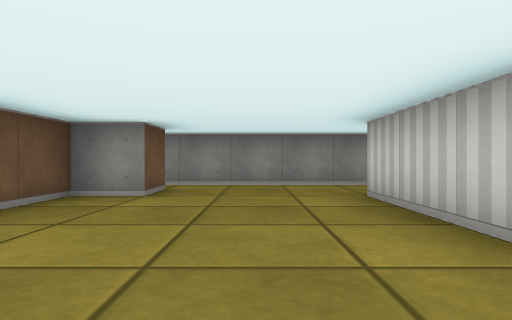
[1] (above)

12 first-person views from a walk through a cub3D ray-caster map. The camera is about half as high as the walls, looks level and sees 75° across. The floor is counted in squares. Each view is taken from the middle of a square. On the plan, view 1 faces up. The plan holds only what a view shows up to about 9 squares ahead; the rest is blank.

[2]
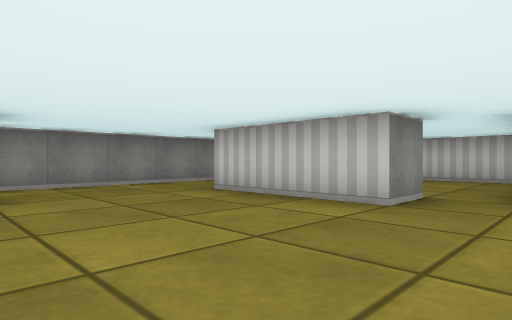

[3]
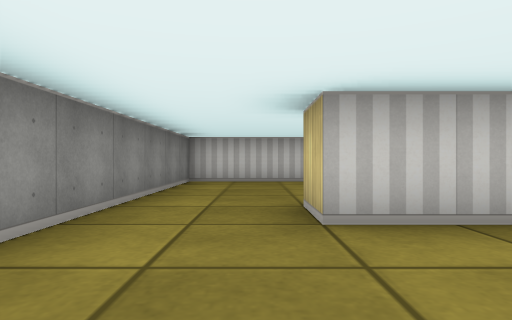

[4]
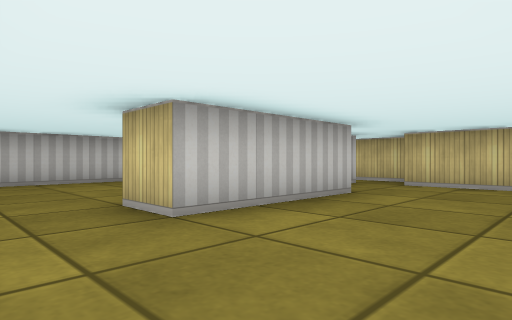

[5]
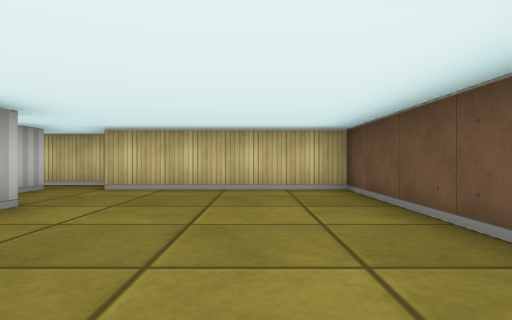

[6]
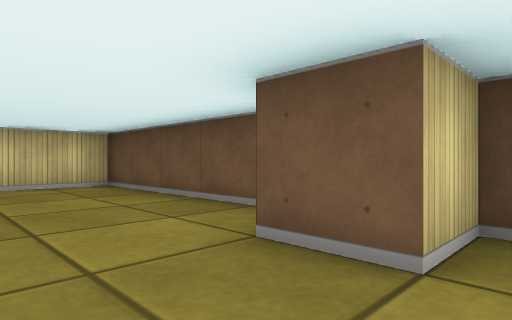

[7]
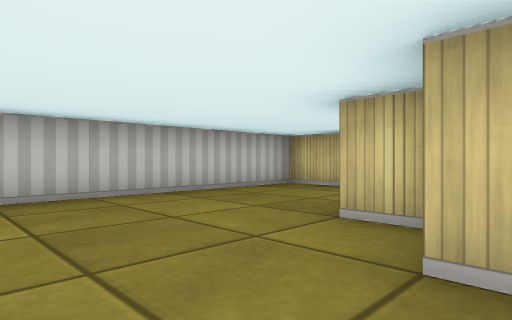

[8]
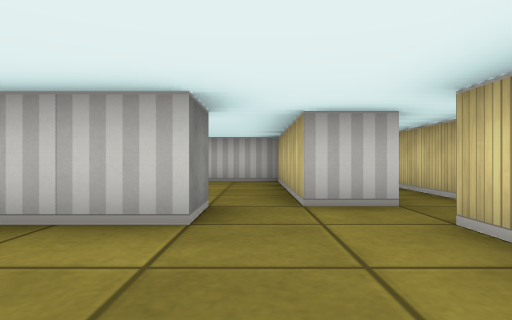

[9]
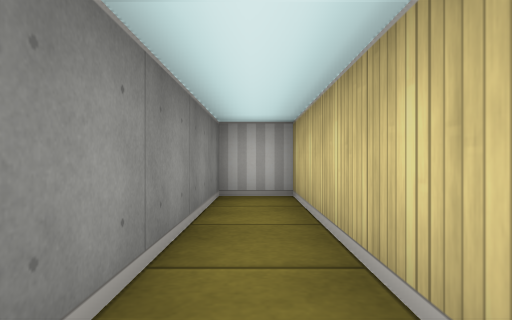

[10]
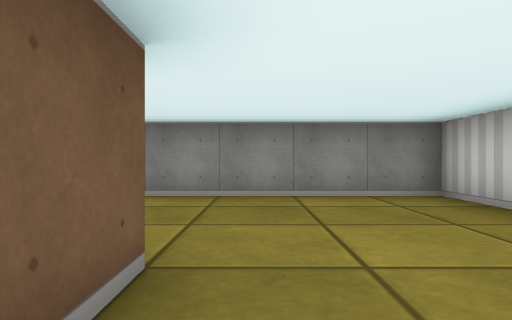

[11]
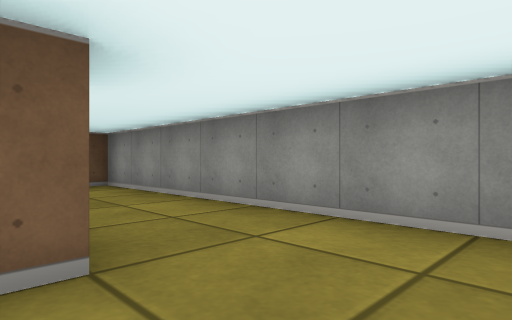

[12]
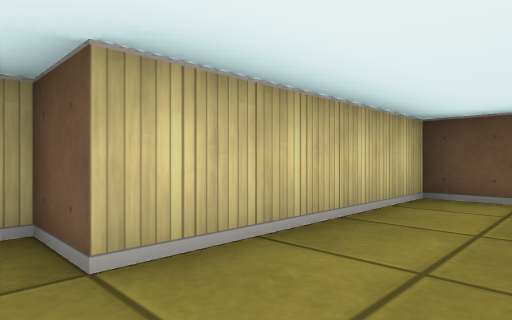

### Floor plan
Points are (right, up) in squares from view 1. A wall is a line through its corners. A room is listed if a view was taken in it or the views show most of it. See-through windows are left out.
Room 1 (views 1, 2, 3, 4, 5, 6, 8, 12)
walls: (2.5, 1.5) (1.5, 1.5) (1.5, 4.5); (1.5, 6.5) (-2.5, 6.5) (-2.5, 5.5) (-1.5, 5.5) (-1.5, 4.5) (-2.5, 4.5) (-2.5, -0.5) (1.5, -0.5)
ways out: opening at (1, 5.5) to room 2; opening at (2, 1) to room 2; opening at (2, 0) to room 3
Room 2 (views 7, 10, 11)
walls: (2.8, 3.5) (3.5, 3.5) (3.5, 2.6); (1.5, 4.5) (2.5, 4.5) (2.5, 4.1); (2.5, 0.5) (6.5, 0.5) (6.5, 6.5) (1.5, 6.5)
ways out: opening at (1, 5.5) to room 1; opening at (2, 1) to room 1
Room 3 (view 9)
walls: (1.5, -0.5) (1.5, -1.5) (6.5, -1.5) (6.5, -0.5) (2.5, -0.5) (2.5, 0.5)
ways out: opening at (2, 0) to room 1

Where each view was taken, in squares from view 1:
view 1: 0 up, 0 right, facing up
view 2: 0 up, 2 left, facing up-right
view 3: 5 up, 1 left, facing right
view 4: 6 up, 1 left, facing down-right
view 5: 5 up, 1 left, facing down
view 6: 6 up, 0 right, facing down-left
view 7: 6 up, 2 right, facing down-right
view 8: 1 up, 1 left, facing right
view 9: 1 down, 2 right, facing right
view 10: 2 up, 4 right, facing up
view 11: 4 up, 4 right, facing up-left
view 12: 1 up, 2 right, facing down-left
